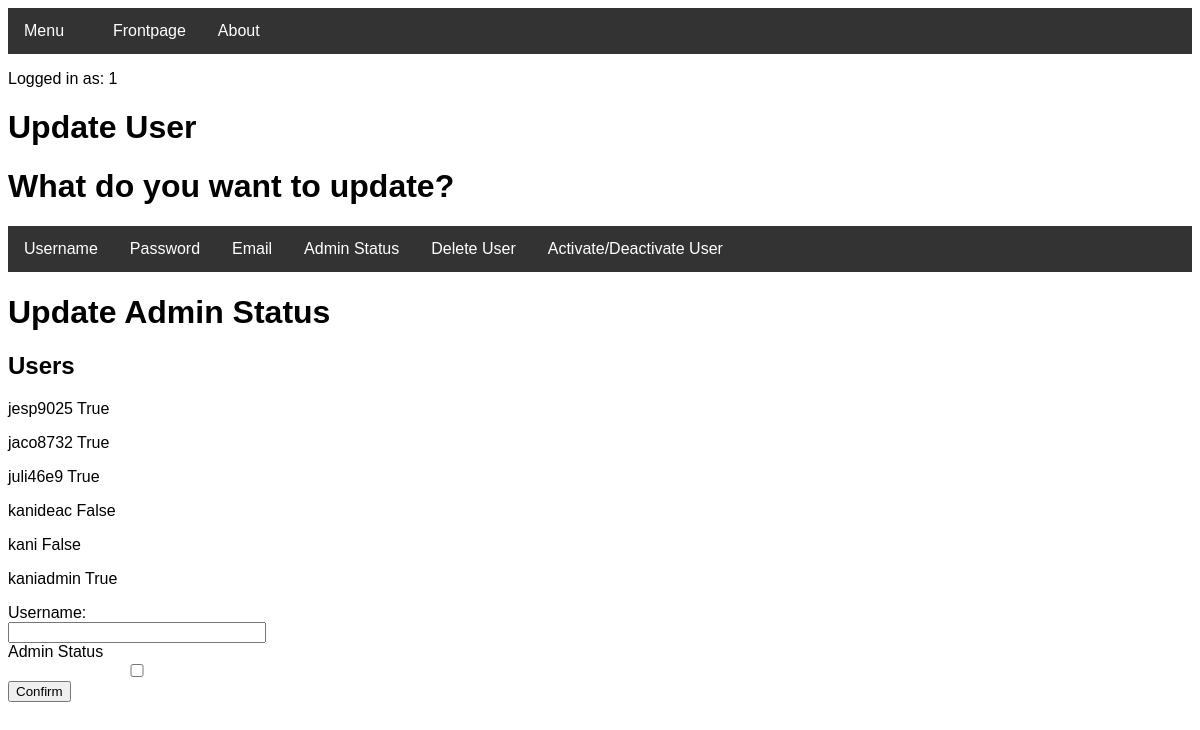
The page /updateadminstatus (signed in) on the database as committed earlier.
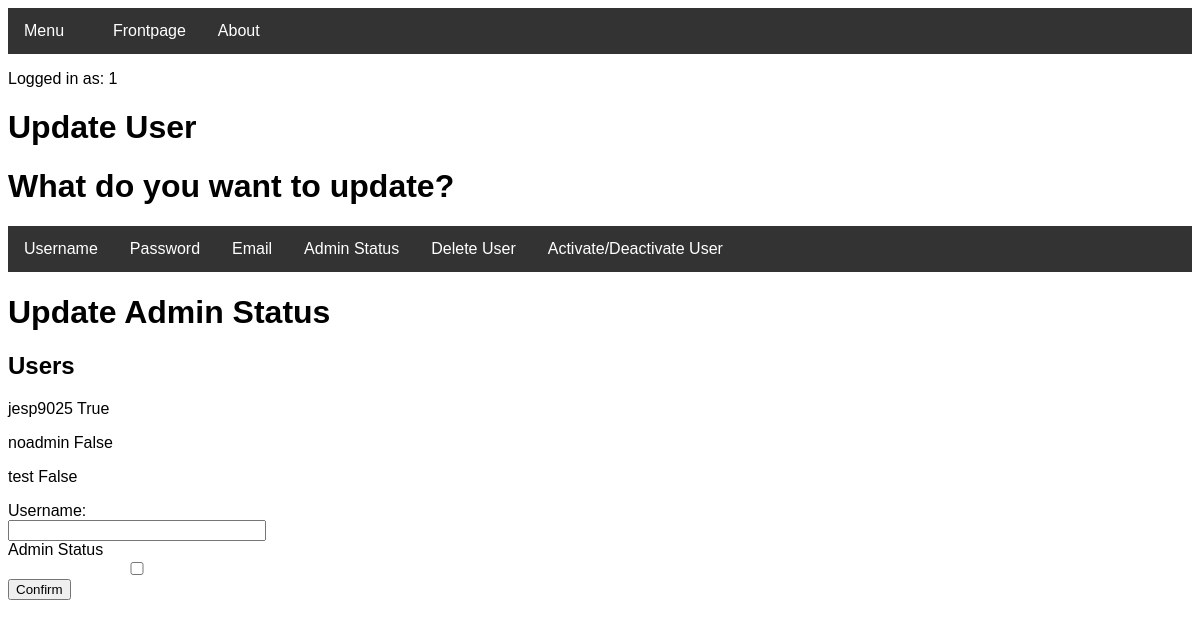
The same page on the database as committed later.
### tables this page shows
CREATE TABLE User (user_id INTEGER PRIMARY KEY UNIQUE, user_username STRING NOT NULL UNIQUE, user_password STRING NOT NULL, user_email STRING UNIQUE, user_is_admin BOOLEAN NOT NULL, user_account_is_active BOOLEAN NOT NULL);

### routes.py (the view)
@app.route("/updateadminstatus", methods=['GET', 'POST'])
def updateadminstatus():
    if "name" not in session:
        return redirect(url_for("login"))
    if user.checkIfAdmin(session['name']) == False:
        return redirect(url_for("denied"))
    lst = user.readUserAnything("SELECT user_username, user_is_admin FROM User;")
    try:
        if request.method == 'POST':
            username=request.form['Username']
            username=username.lower()
            admin=request.form['status']
            if user.checkUserExist(username):
                user.updateUserAnything("UPDATE User SET user_is_admin = '{}' WHERE user_username = '{}'".format(admin, username))
                updateUserData.createUpdateUserData(session['name'], username, "Changed Admin Status to {}".format(admin))
                flash("Success: User Admin Status has been updated")
                return redirect(url_for("updateuser"))
            else:
                flash("Error: Couldn't find username in database")
    except (TypeError, ValueError) as e:
        return e
    return render_template("updateadminstatus.html", data=lst, username=session['name'])

### Project.py (called while the page is built)
    def checkIfAdmin(self, username):
        try:
            c = self.conn.cursor()
            c.execute("SELECT user_is_admin FROM User WHERE user_username = '{}'".format(username))
            lst = c.fetchall()
            toList = functools.reduce(operator.add, (lst))
            for item in toList:
                if item == "True":
                    return True
            return False
        except TypeError:
            pass

    def readUserAnything(self, param):
        c = self.conn.cursor()
        c.execute(param)
        lst = c.fetchall()
        c.close()
        return lst

### templates/updateadminstatus.html (shortened to what this page needs)
<!DOCTYPE html>
<head>
<link rel="stylesheet" href="../static/theme.css">
<link rel="stylesheet" type="text/css" href="../static/barstyle.css" title="style"/>
<link rel="stylesheet" type="text/css" href="../static/errorstyle.css" title="style"/>
</head>
<body>
<div class="navbar">
  <div class="dropdown">
    <button class="dropbtn">Menu
      <i class="fa fa-caret-down"></i>
    </button>
  </div>
  <a href="welcome">Frontpage</a>
  <a href="about">About</a>
</div>
</body>
<p>Logged in as: {{ username }}</p>
<h1>Update User</h1>
    <h1>What do you want to update?</h1>
<div class="navbar">
    <a href="updateusername">Username</a>
    <a href="updatepassword">Password</a>
    <a href="updateemail">Email</a>
    <a href="updateadminstatus">Admin Status</a>
    <a href="deleteuser">Delete User</a>
    <a href="updateuseractivestatus">Activate/Deactivate User</a>
</div>
    <h1>Update Admin Status</h1>
    <h2>Users</h2>
    <body>
       {%for value in data%}
        <p>{{value | replace("(", "") | replace(")", "") | replace(":", "=") | replace("'", "") | replace("=,", ":") | replace(",", "")}}</p>
       {%endfor%}
      </body>
<div class="container">
    <form action="" method="post" role="form" autocomplete="off">
    <label for="Username">Username:</label>
    <input type="text" class="form-control" id="Username" name="Username" required>
    <label for="status"> Admin Status</label><br>
    <input type="checkbox" id="status" name="status" value="True">
    <button type="submit" class="btn btn-success">Confirm</button>
    </form>
</div>

Rows that differ between the two databases and show on the page:
removed User: value "kanideac False"
removed User: value "kani False"
removed User: value "kaniadmin True"
changed User (number 2 of 3 on the later page): value "jaco8732 True" → "noadmin False"
changed User (number 3 of 3 on the later page): value "juli46e9 True" → "test False"
